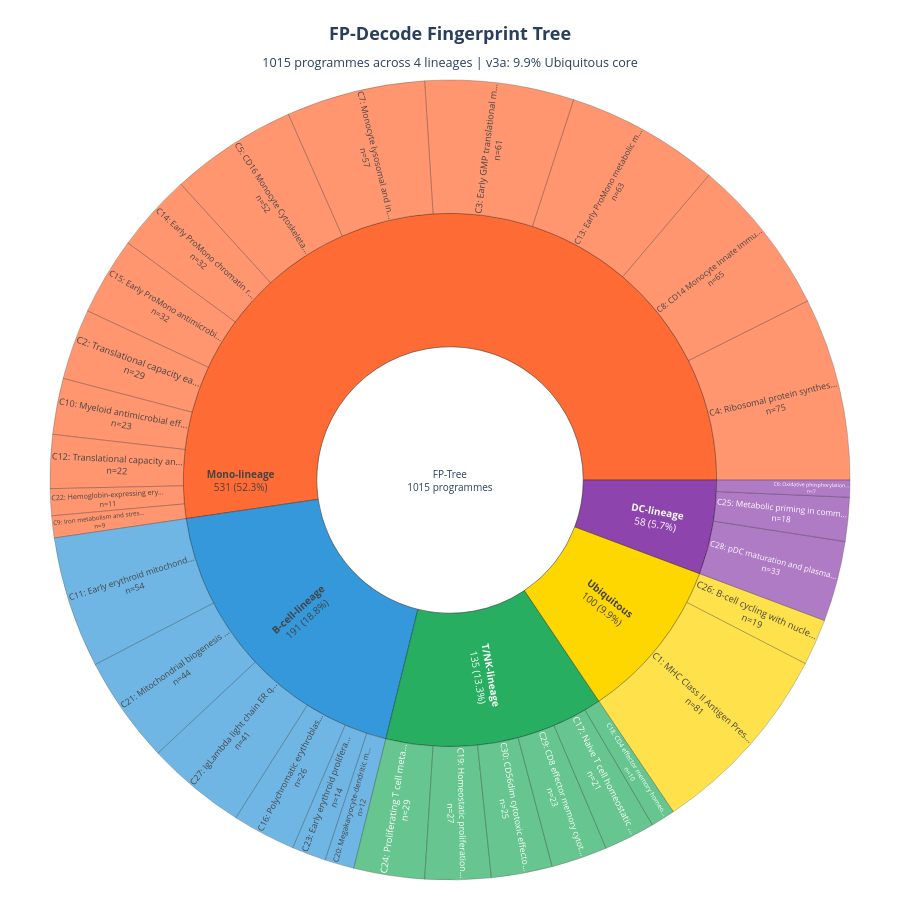

Notebook code cell kept with this figure:
### Code cell
# Cell 8: 渲染 Sunburst + 保存 HTML / Render Sunburst & Save HTML
fig = go.Figure(go.Sunburst(
    ids=ids,
    labels=labels,
    parents=parents,
    values=values,
    branchvalues="total",
    marker=dict(
        colors=colors,
        line=dict(color="rgba(0,0,0,0.3)", width=1),
    ),
    hovertext=hovertext,
    hoverinfo="text",
    insidetextorientation="radial",
    maxdepth=3,
    textfont=dict(size=10),
))

fig.update_layout(
    title=dict(
        text=(
            f"<b>FP-Decode Fingerprint Tree</b><br>"
            f"<sub>1015 programmes across 4 lineages | v3a: 9.9% Ubiquitous core</sub>"
        ),
        x=0.5,
        font=dict(size=18),
    ),
    width=900,
    height=900,
    margin=dict(t=80, l=20, r=20, b=20),
    paper_bgcolor="white",
)

# Display inline in notebook
fig.show()

# Save interactive HTML
html_path = os.path.join(OUT_DIR, "fp_tree_fingerprint_v3a.html")
fig.write_html(html_path)
print(f"Saved interactive HTML: {html_path}")

# Try PNG export (requires kaleido; skip silently if unavailable)
try:
    png_path = os.path.join(OUT_DIR, "fp_tree_fingerprint_v3a.png")
    fig.write_image(png_path, width=1200, height=1200, scale=2)
    print(f"Saved static PNG: {png_path}")
except Exception as e:
    print(f"PNG export skipped ({type(e).__name__}). Install kaleido or screenshot the HTML.")

### Figure 1 — Plotly figure (JSON) as saved in the notebook; plotly's stock layout.template omitted (floating-point values rounded to 4 significant figures)
{"data": [{"branchvalues": "total", "hoverinfo": "text", "hovertext": ["<b>FP-Tree Root</b><br>All 1015 programmes across 4 lineages", "<b>Ubiquitous</b><br>100 programmes (9.9% of total)", "<b>B-cell-lineage</b><br>191 programmes (18.8% of total)", "<b>T/NK-lineage</b><br>135 programmes (13.3% of total)", "<b>DC-lineage</b><br>58 programmes (5.7% of total)", "<b>Mono-lineage</b><br>531 programmes (52.3% of total)", "<b>Cluster 1</b> (Ubiquitous)<br>n=81 programmes<br>Lineages: DC=42; Mono=36; B-cell=3<br>Dominance: 51.9%<br>Top programme: MHC Class II Antigen Presentation", "<b>Cluster 2</b> (Mono-lineage)<br>n=29 programmes<br>Lineages: Mono=29<br>Dominance: 100.0%<br>Top programme: Translational capacity early monocytic priming", "<b>Cluster 3</b> (Mono-lineage)<br>n=61 programmes<br>Lineages: Mono=60; DC=1<br>Dominance: 98.4%<br>Top programme: Early GMP translational machinery activation", "<b>Cluster 4</b> (Mono-lineage)<br>n=75 programmes<br>Lineages: Mono=54; DC=15; B-cell=5; T/NK=1<br>Dominance: 72.0%<br>Top programme: Ribosomal protein synthesis and translation", "<b>Cluster 5</b> (Mono-lineage)<br>n=52 programmes<br>Lineages: Mono=51; B-cell=1<br>Dominance: 98.1%<br>Top programme: CD16 Monocyte Cytoskeletal Actin Remodeling", "<b>Cluster 6</b> (DC-lineage)<br>n=7 programmes<br>Lineages: DC=4; Mono=3<br>Dominance: 57.1%<br>Top programme: Oxidative phosphorylation and protein synthesis", "<b>Cluster 7</b> (Mono-lineage)<br>n=57 programmes<br>Lineages: Mono=52; DC=5<br>Dominance: 91.2%<br>Top programme: Monocyte lysosomal and innate immune activation", "<b>Cluster 8</b> (Mono-lineage)<br>n=65 programmes<br>Lineages: Mono=57; DC=6; B-cell=2<br>Dominance: 87.7%<br>Top programme: CD14 Monocyte Innate Immune Activation", "<b>Cluster 9</b> (Mono-lineage)<br>n=9 programmes<br>Lineages: Mono=7; B-cell=1; DC=1<br>Dominance: 77.8%<br>Top programme: Iron metabolism and stress response in myeloid cells", "<b>Cluster 10</b> (Mono-lineage)<br>n=23 programmes<br>Lineages: Mono=23<br>Dominance: 100.0%<br>Top programme: Myeloid antimicrobial effector maturation", "<b>Cluster 11</b> (B-cell-lineage)<br>n=54 programmes<br>Lineages: B-cell=54<br>Dominance: 100.0%<br>Top programme: Early erythroid mitochondrial oxidative phosphorylation", "<b>Cluster 12</b> (Mono-lineage)<br>n=22 programmes<br>Lineages: Mono=22<br>Dominance: 100.0%<br>Top programme: Translational capacity and mitochondrial bioenergetics", "<b>Cluster 13</b> (Mono-lineage)<br>n=63 programmes<br>Lineages: Mono=43; B-cell=10; T/NK=6; DC=4<br>Dominance: 68.3%<br>Top programme: Early ProMono metabolic maturation", "<b>Cluster 14</b> (Mono-lineage)<br>n=32 programmes<br>Lineages: Mono=29; DC=2; B-cell=1<br>Dominance: 90.6%<br>Top programme: Early ProMono chromatin remodelling proliferation", "<b>Cluster 15</b> (Mono-lineage)<br>n=32 programmes<br>Lineages: Mono=32<br>Dominance: 100.0%<br>Top programme: Early ProMono antimicrobial maturation", "<b>Cluster 16</b> (B-cell-lineage)<br>n=26 programmes<br>Lineages: B-cell=26<br>Dominance: 100.0%<br>Top programme: Polychromatic erythroblast hemoglobin synthesis", "<b>Cluster 17</b> (T/NK-lineage)<br>n=21 programmes<br>Lineages: T/NK=21<br>Dominance: 100.0%<br>Top programme: Naive T cell homeostatic proliferation", "<b>Cluster 18</b> (T/NK-lineage)<br>n=10 programmes<br>Lineages: T/NK=10<br>Dominance: 100.0%<br>Top programme: CD4 effector memory homeostatic proliferation", "<b>Cluster 19</b> (T/NK-lineage)<br>n=27 programmes<br>Lineages: T/NK=27<br>Dominance: 100.0%<br>Top programme: Homeostatic proliferation and protein synthesis", "<b>Cluster 20</b> (B-cell-lineage)<br>n=12 programmes<br>Lineages: B-cell=12<br>Dominance: 100.0%<br>Top programme: Megakaryocyte-dendritic metabolic priming via oxidative phosphorylation", "<b>Cluster 21</b> (B-cell-lineage)<br>n=44 programmes<br>Lineages: B-cell=32; Mono=6; T/NK=5; DC=1<br>Dominance: 72.7%<br>Top programme: Mitochondrial biogenesis in early erythroid differentiation", "<b>Cluster 22</b> (Mono-lineage)<br>n=11 programmes<br>Lineages: Mono=8; T/NK=3<br>Dominance: 72.7%<br>Top programme: Hemoglobin-expressing erythroid-lineage T cells", "<b>Cluster 23</b> (B-cell-lineage)<br>n=14 programmes<br>Lineages: B-cell=14<br>Dominance: 100.0%<br>Top programme: Early erythroid proliferation with heme biosynthesis", "<b>Cluster 24</b> (T/NK-lineage)<br>n=29 programmes<br>Lineages: T/NK=29<br>Dominance: 100.0%<br>Top programme: Proliferating T cell metabolic activation", "<b>Cluster 25</b> (DC-lineage)<br>n=18 programmes<br>Lineages: DC=18<br>Dominance: 100.0%<br>Top programme: Metabolic priming in committed cDC progenitors", "<b>Cluster 26</b> (Ubiquitous)<br>n=19 programmes<br>Lineages: DC=11; B-cell=7; Mono=1<br>Dominance: 57.9%<br>Top programme: B-cell cycling with nucleosomal dynamics", "<b>Cluster 27</b> (B-cell-lineage)<br>n=41 programmes<br>Lineages: B-cell=41<br>Dominance: 100.0%<br>Top programme: IgLambda light chain ER quality control", "<b>Cluster 28</b> (DC-lineage)<br>n=33 programmes<br>Lineages: DC=33<br>Dominance: 100.0%<br>Top programme: pDC maturation and plasma cell differentiation", "<b>Cluster 29</b> (T/NK-lineage)<br>n=23 programmes<br>Lineages: T/NK=23<br>Dominance: 100.0%<br>Top programme: CD8 effector memory cytotoxic granule programme", "<b>Cluster 30</b> (T/NK-lineage)<br>n=25 programmes<br>Lineages: T/NK=25<br>Dominance: 100.0%<br>Top programme: CD56dim cytotoxic effector NK cells"], "ids": ["root", "Ubiquitous", "B-cell-lineage", "T/NK-lineage", "DC-lineage", "Mono-lineage", "C1", "C2", "C3", "C4", "C5", "C6", "C7", "C8", "C9", "C10", "C11", "C12", "C13", "C14", "C15", "C16", "C17", "C18", "C19", "C20", "C21", "C22", "C23", "C24", "C25", "C26", "C27", "C28", "C29", "C30"], "insidetextorientation": "radial", "labels": ["FP-Tree<br>1015 programmes", "<b>Ubiquitous</b><br>100 (9.9%)", "<b>B-cell-lineage</b><br>191 (18.8%)", "<b>T/NK-lineage</b><br>135 (13.3%)", "<b>DC-lineage</b><br>58 (5.7%)", "<b>Mono-lineage</b><br>531 (52.3%)", "C1: MHC Class II Antigen Pres...<br>n=81", "C2: Translational capacity ea...<br>n=29", "C3: Early GMP translational m...<br>n=61", "C4: Ribosomal protein synthes...<br>n=75", "C5: CD16 Monocyte Cytoskeleta...<br>n=52", "C6: Oxidative phosphorylation...<br>n=7", "C7: Monocyte lysosomal and in...<br>n=57", "C8: CD14 Monocyte Innate Immu...<br>n=65", "C9: Iron metabolism and stres...<br>n=9", "C10: Myeloid antimicrobial eff...<br>n=23", "C11: Early erythroid mitochond...<br>n=54", "C12: Translational capacity an...<br>n=22", "C13: Early ProMono metabolic m...<br>n=63", "C14: Early ProMono chromatin r...<br>n=32", "C15: Early ProMono antimicrobi...<br>n=32", "C16: Polychromatic erythroblas...<br>n=26", "C17: Naive T cell homeostatic ...<br>n=21", "C18: CD4 effector memory homeo...<br>n=10", "C19: Homeostatic proliferation...<br>n=27", "C20: Megakaryocyte-dendritic m...<br>n=12", "C21: Mitochondrial biogenesis ...<br>n=44", "C22: Hemoglobin-expressing ery...<br>n=11", "C23: Early erythroid prolifera...<br>n=14", "C24: Proliferating T cell meta...<br>n=29", "C25: Metabolic priming in comm...<br>n=18", "C26: B-cell cycling with nucle...<br>n=19", "C27: IgLambda light chain ER q...<br>n=41", "C28: pDC maturation and plasma...<br>n=33", "C29: CD8 effector memory cytot...<br>n=23", "C30: CD56dim cytotoxic effecto...<br>n=25"], "marker": {"colors": ["rgba(255,255,255,0)", "#FFD700", "#3498DB", "#27AE60", "#8E44AD", "#FF6B35", "#FFD700", "#FF6B35", "#FF6B35", "#FF6B35", "#FF6B35", "#8E44AD", "#FF6B35", "#FF6B35", "#FF6B35", "#FF6B35", "#3498DB", "#FF6B35", "#FF6B35", "#FF6B35", "#FF6B35", "#3498DB", "#27AE60", "#27AE60", "#27AE60", "#3498DB", "#3498DB", "#FF6B35", "#3498DB", "#27AE60", "#8E44AD", "#FFD700", "#3498DB", "#8E44AD", "#27AE60", "#27AE60"], "line": {"color": "rgba(0,0,0,0.3)", "width": 1}}, "maxdepth": 3, "parents": ["", "root", "root", "root", "root", "root", "Ubiquitous", "Mono-lineage", "Mono-lineage", "Mono-lineage", "Mono-lineage", "DC-lineage", "Mono-lineage", "Mono-lineage", "Mono-lineage", "Mono-lineage", "B-cell-lineage", "Mono-lineage", "Mono-lineage", "Mono-lineage", "Mono-lineage", "B-cell-lineage", "T/NK-lineage", "T/NK-lineage", "T/NK-lineage", "B-cell-lineage", "B-cell-lineage", "Mono-lineage", "B-cell-lineage", "T/NK-lineage", "DC-lineage", "Ubiquitous", "B-cell-lineage", "DC-lineage", "T/NK-lineage", "T/NK-lineage"], "textfont": {"size": 10}, "type": "sunburst", "values": [1015, 100, 191, 135, 58, 531, 81, 29, 61, 75, 52, 7, 57, 65, 9, 23, 54, 22, 63, 32, 32, 26, 21, 10, 27, 12, 44, 11, 14, 29, 18, 19, 41, 33, 23, 25]}], "layout": {"height": 900, "margin": {"b": 20, "l": 20, "r": 20, "t": 80}, "paper_bgcolor": "white", "title": {"font": {"size": 18}, "text": "<b>FP-Decode Fingerprint Tree</b><br><sub>1015 programmes across 4 lineages | v3a: 9.9% Ubiquitous core</sub>", "x": 0.5}, "width": 900}}
